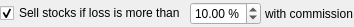
<?xml version="1.0" encoding="UTF-8"?>
<ui version="4.0">
 <class>SellDecision4ConfigWidget</class>
 <widget class="QWidget" name="SellDecision4ConfigWidget">
  <property name="geometry">
   <rect>
    <x>0</x>
    <y>0</y>
    <width>354</width>
    <height>27</height>
   </rect>
  </property>
  <layout class="QVBoxLayout" name="verticalLayout">
   <property name="spacing">
    <number>4</number>
   </property>
   <property name="leftMargin">
    <number>0</number>
   </property>
   <property name="topMargin">
    <number>0</number>
   </property>
   <property name="rightMargin">
    <number>0</number>
   </property>
   <property name="bottomMargin">
    <number>0</number>
   </property>
   <item>
    <layout class="QHBoxLayout" name="horizontalLayout">
     <property name="spacing">
      <number>4</number>
     </property>
     <item>
      <widget class="QCheckBox" name="enabledCheckBox">
       <property name="text">
        <string>Sell stocks if loss is more than</string>
       </property>
       <property name="checked">
        <bool>true</bool>
       </property>
      </widget>
     </item>
     <item>
      <widget class="QDoubleSpinBox" name="loseYieldDoubleSpinBox">
       <property name="suffix">
        <string notr="true"> %</string>
       </property>
       <property name="singleStep">
        <double>0.100000000000000</double>
       </property>
       <property name="value">
        <double>10.000000000000000</double>
       </property>
      </widget>
     </item>
     <item>
      <widget class="QLabel" name="label">
       <property name="text">
        <string>with commission</string>
       </property>
      </widget>
     </item>
     <item>
      <spacer name="horizontalSpacer">
       <property name="orientation">
        <enum>Qt::Orientation::Horizontal</enum>
       </property>
       <property name="sizeHint" stdset="0">
        <size>
         <width>40</width>
         <height>20</height>
        </size>
       </property>
      </spacer>
     </item>
    </layout>
   </item>
  </layout>
 </widget>
 <resources/>
 <connections/>
</ui>
